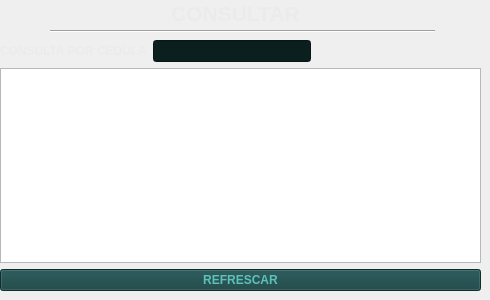
           <widget class="QWidget" name="tab_20">
            <attribute name="icon">
             <iconset>
              <normaloff>assets/SpotyUI/Consultar.png</normaloff>assets/SpotyUI/Consultar.png</iconset>
            </attribute>
            <attribute name="title">
             <string/>
            </attribute>
            <widget class="QWidget" name="layoutWidget_29">
             <property name="geometry">
              <rect>
               <x>0</x>
               <y>40</y>
               <width>481</width>
               <height>251</height>
              </rect>
             </property>
             <layout class="QVBoxLayout" name="verticalLayout_15">
              <item>
               <layout class="QGridLayout" name="gridLayout_8">
                <item row="0" column="0">
                 <widget class="QLabel" name="label_37">
                  <property name="font">
                   <font>
                    <pointsize>9</pointsize>
                    <weight>75</weight>
                    <bold>true</bold>
                   </font>
                  </property>
                  <property name="styleSheet">
                   <string notr="true">color: rgb(235, 235, 235);</string>
                  </property>
                  <property name="text">
                   <string>CONSULTA POR CEDULA</string>
                  </property>
                 </widget>
                </item>
                <item row="0" column="2">
                 <spacer name="horizontalSpacer_38">
                  <property name="orientation">
                   <enum>Qt::Horizontal</enum>
                  </property>
                  <property name="sizeHint" stdset="0">
                   <size>
                    <width>40</width>
                    <height>20</height>
                   </size>
                  </property>
                 </spacer>
                </item>
                <item row="1" column="0" colspan="4">
                 <widget class="QTableView" name="ConsultaTable_4">
                  <property name="font">
                   <font>
                    <pointsize>9</pointsize>
                    <weight>75</weight>
                    <bold>true</bold>
                   </font>
                  </property>
                  <property name="styleSheet">
                   <string notr="true">background-color: rgb(93, 193, 185);
border-color: rgb(0, 0, 0);
selection-background-color: rgb(21, 65, 65);
color: rgb(11, 31, 31);
border-top-color: rgb(11, 31, 31);
gridline-color: rgb(11, 31, 31);
selection-color: rgb(187, 191, 179);
QHeaderView::section { 
			background-color: #0b1f1f 
	}</string>
                  </property>
                  <property name="autoScrollMargin">
                   <number>16</number>
                  </property>
                  <attribute name="horizontalHeaderCascadingSectionResizes">
                   <bool>false</bool>
                  </attribute>
                  <attribute name="horizontalHeaderMinimumSectionSize">
                   <number>80</number>
                  </attribute>
                  <attribute name="horizontalHeaderDefaultSectionSize">
                   <number>119</number>
                  </attribute>
                  <attribute name="horizontalHeaderHighlightSections">
                   <bool>false</bool>
                  </attribute>
                  <attribute name="verticalHeaderDefaultSectionSize">
                   <number>30</number>
                  </attribute>
                 </widget>
                </item>
                <item row="0" column="1">
                 <widget class="QLineEdit" name="ConsultaIntput_4">
                  <property name="font">
                   <font>
                    <pointsize>9</pointsize>
                    <weight>75</weight>
                    <bold>true</bold>
                   </font>
                  </property>
                  <property name="styleSheet">
                   <string notr="true">background-color: rgb(11, 31, 31);
border-color: rgb(0, 0, 0);
color: rgb(255, 255, 255);</string>
                  </property>
                 </widget>
                </item>
               </layout>
              </item>
              <item>
               <widget class="QPushButton" name="ConsultaRefresh_4">
                <property name="font">
                 <font>
                  <pointsize>9</pointsize>
                  <weight>75</weight>
                  <bold>true</bold>
                 </font>
                </property>
                <property name="styleSheet">
                 <string notr="true">color: rgb(93, 193, 185);
background-color: #154141;</string>
                </property>
                <property name="text">
                 <string>REFRESCAR</string>
                </property>
               </widget>
              </item>
             </layout>
            </widget>
            <widget class="QWidget" name="layoutWidget_30">
             <property name="geometry">
              <rect>
               <x>0</x>
               <y>0</y>
               <width>471</width>
               <height>27</height>
              </rect>
             </property>
             <layout class="QHBoxLayout" name="horizontalLayout_18">
              <item>
               <spacer name="horizontalSpacer_39">
                <property name="orientation">
                 <enum>Qt::Horizontal</enum>
                </property>
                <property name="sizeHint" stdset="0">
                 <size>
                  <width>40</width>
                  <height>20</height>
                 </size>
                </property>
               </spacer>
              </item>
              <item>
               <widget class="QLabel" name="label_38">
                <property name="font">
                 <font>
                  <pointsize>16</pointsize>
                  <weight>75</weight>
                  <bold>true</bold>
                 </font>
                </property>
                <property name="styleSheet">
                 <string notr="true">color: rgb(235, 235, 235);</string>
                </property>
                <property name="text">
                 <string>CONSULTAR</string>
                </property>
                <property name="alignment">
                 <set>Qt::AlignCenter</set>
                </property>
               </widget>
              </item>
              <item>
               <spacer name="horizontalSpacer_40">
                <property name="orientation">
                 <enum>Qt::Horizontal</enum>
                </property>
                <property name="sizeHint" stdset="0">
                 <size>
                  <width>40</width>
                  <height>20</height>
                 </size>
                </property>
               </spacer>
              </item>
             </layout>
            </widget>
            <widget class="Line" name="line_8">
             <property name="geometry">
              <rect>
               <x>50</x>
               <y>30</y>
               <width>385</width>
               <height>3</height>
              </rect>
             </property>
             <property name="orientation">
              <enum>Qt::Horizontal</enum>
             </property>
            </widget>
           </widget>
